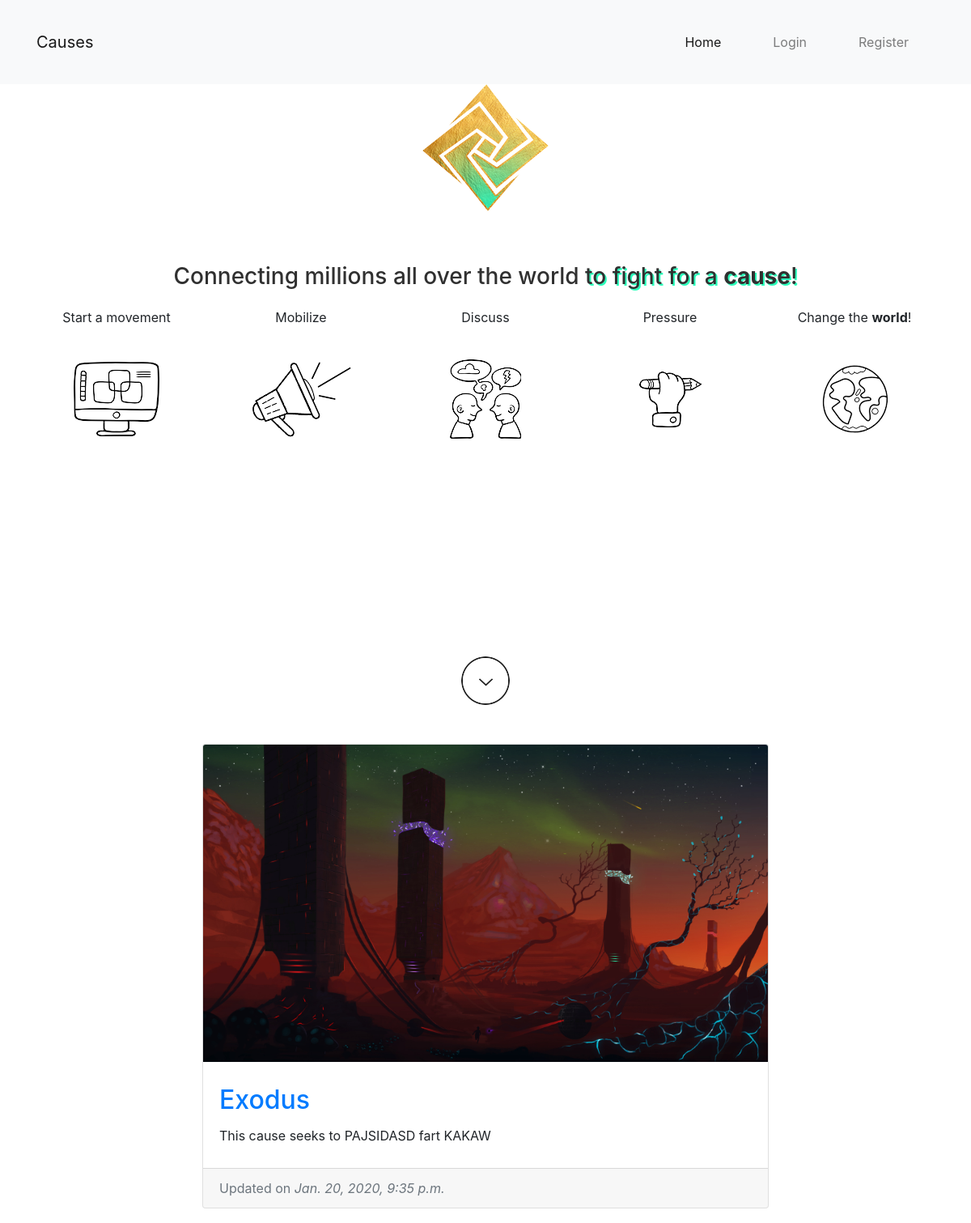
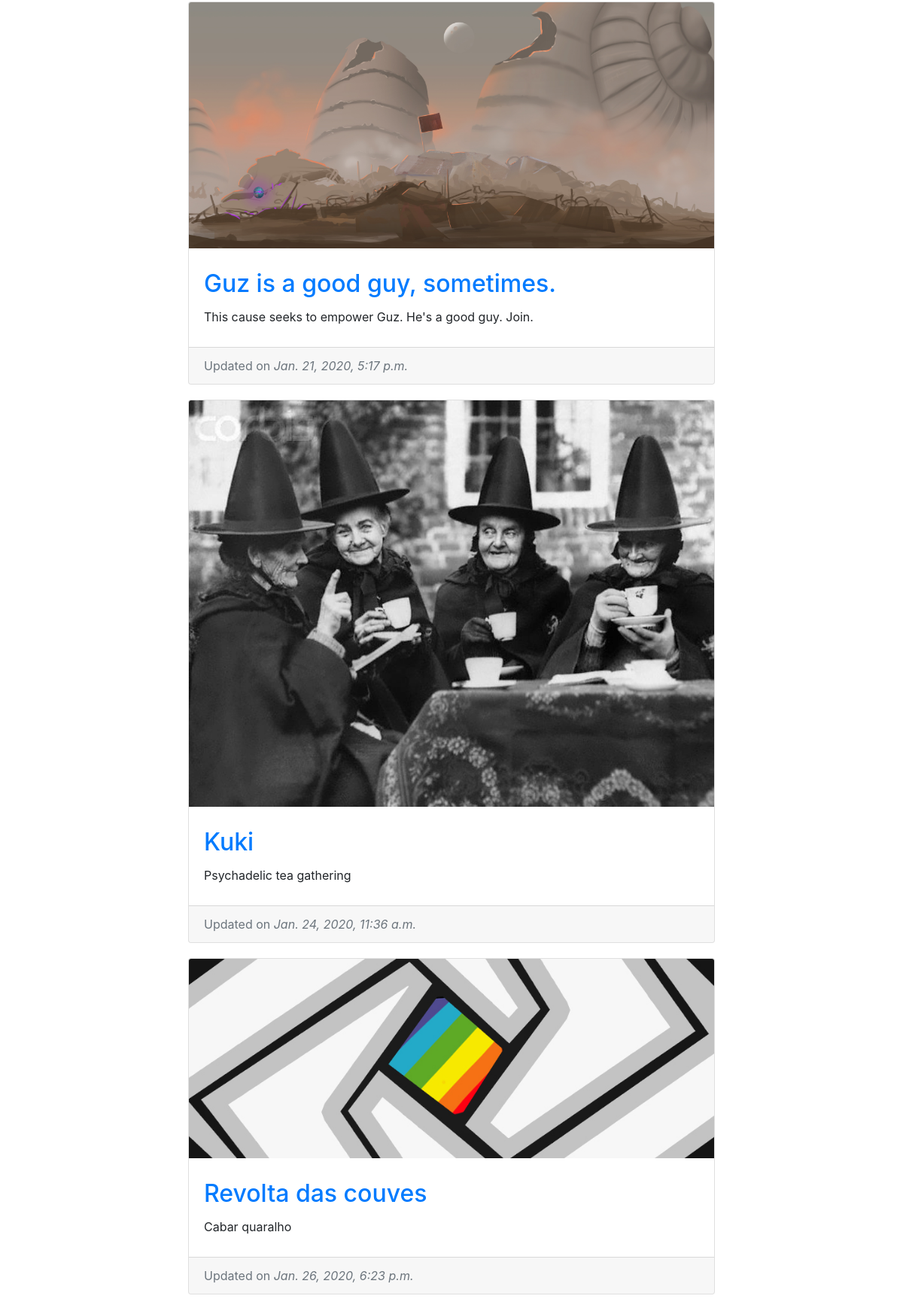
The page / (upper part) on the database its author committed (2 pictures, top to bottom).
### causes/models.py (models this page shows, shortened)
class BlogPost(models.Model):
    ENVIRONMENTAL = 'environmental'
    POLITICAL = 'political'
    EDUCATIONAL = 'educational'
    SPIRITUAL = 'spiritual'
    PHILOSOPHICAL = 'philosophical'
    OCCULT = 'occult'
    RECREATIONAL = 'recreational'
    CATEGORIES = [
        ('ENVIRONMENTAL',  ('Environmental')),
        ('POLITICAL',  ('Political')),
        ('EDUCATIONAL',  ('Educational')),
        ('SPIRITUAL',  ('Spiritual')),
        ('PHILOSOPHICAL',  ('Philosophical')),
        ('OCCULT',  ('Occult')),
        ('RECREATIONAL',  ('Recreational')),
        ]
    title = models.CharField(max_length=50, null=False, blank=False)
    body = models.TextField(max_length=5000, null=False, blank=False)
    image = models.ImageField(upload_to=upload_location, null=True, blank=True)
    date_published = models.DateTimeField(auto_now_add=True, verbose_name="date published")
    date_updated = models.DateTimeField(auto_now=True, verbose_name="date updated")
    author = models.ForeignKey(settings.AUTH_USER_MODEL, on_delete=models.CASCADE)
    likes = models.ManyToManyField(settings.AUTH_USER_MODEL, blank=True, related_name="cause_likes")
    category = models.CharField(max_length=32,choices=CATEGORIES,default='ENVIRONMENTAL', blank=False)
    slug = models.SlugField(blank=True, unique=True)

### personal/views.py (the view)
# urls.py: path('', home_screen_view, name="home"),
def home_screen_view(request, *args, **kwargs):
    context = {}
    causes_post = sorted(BlogPost.objects.all(), key=attrgetter('date_updated'))
    context['causes_post'] = causes_post
    return render(request, "personal/home.html", context)

### personal/templates/personal/home.html (shortened to what this page needs)
{% extends 'base.html' %}
{% load static %}
{% block content %}
{% if request.user.is_authenticated %}
{% else %}
    {% include 'snippets/logo.html' %}
<div class="pricing-header px-3 py-3 pt-md-5 pb-md-4 mx-auto text-center">
    <h3>Connecting millions all over the world <span class="drops">to fight for a <b>cause</b>!</span></h3>
    <a href="{% url 'must_authenticate' %}" class="btn btn-lg btn-primary">Start!</a>
</div>
<div class="container">
  <div class="card-deck mb-3 text-center">
    <div class="card mb-4 border-0">
      <div class="card-body">
        <p class="my-0 font-weight-normal">Start a movement</p>
      </div>
      <div class="card-body">
        <img class="img-fluid mx-auto d-block" src="{% static 'icon1.png' %}" alt="movement">
      </div>
    </div>
    <div class="card mb-4 border-0">
      <div class="card-body">
        <p class="my-0 font-weight-normal">Mobilize</p>
      </div>
      <div class="card-body">
        <img class="img-fluid mx-auto d-block" src="{% static 'icon2.png' %}" alt="mobilize">
      </div>
    </div>
    <div class="card mb-4 border-0">
      <div class="card-body">
        <p class="my-0 font-weight-normal">Discuss</p>
      </div>
      <div class="card-body">
        <img class="img-fluid mx-auto d-block" src="{% static 'icon.png' %}" alt="discuss">
      </div>
    </div>
          <div class="card mb-4 border-0">
      <div class="card-body">
        <p class="my-0 font-weight-normal">Pressure</p>
      </div>
      <div class="card-body">
        <img class="img-fluid mx-auto d-block" src="{% static 'icon4.png' %}" alt="pressure">
      </div>
    </div>
          <div class="card mb-4 border-0">
      <div class="card-body">
        <p class="my-0 font-weight-normal">Change the <b>world</b>!</p>
      </div>
      <div class="card-body">
        <img class="img-fluid mx-auto d-block" src="{% static 'icon5.png' %}" alt="changetheworld">
      </div>
    </div>
  </div>
            <img class="img-fluid mx-auto d-block arrow" src="{% static 'arrow.png' %}" alt="movement">
  {% endif %}
  <div> {% include 'snippets/feed.html' %}</div>
{% endblock content %}

### templates/snippets/feed.html (shortened to what this page needs)
{% load static %}
<div class="container1">
	<div class="row">
			{% if causes_post %}
				{% for post in causes_post %}
					<div class="causes-post-container">
						{% include 'causes/snippets/cause_snippet.html' with causes_post=post %}
					</div>
				{% endfor %}
			{% else %}
				<div class="causes-post-container">
					{% include 'causes/snippets/cause_snippet.html' with query=query %}
				</div>
			{% endif %}
		</div>
	</div>
</div>

### causes/templates/causes/snippets/cause_snippet.html (shortened to what this page needs)
{% if causes_post %}
<div class="container">
	<div class="row">
		<div class="card m-auto log">
			<a href="{% url 'causes:detail' post.slug %}">
				<img class="card-img-top" src="{{causes_post.image.url}}">
			</a>
			<div class="card-body mt-2 mb-2">
				<a href="{% url 'causes:detail' post.slug %}">
					<h2 class="card-title">{{causes_post.title}}</h2>
				</a>
				<p class="card-text">{{causes_post.body|safe|truncatechars:180}}</p>
			</div>
			<div class="card-footer text-muted">
				Updated on <i>{{causes_post.date_updated}}</i>
			</div>
		</div>
	</div>
</div>
{% endif %}

### personal/templates/personal/home.html (style rules this page uses)
.pricing-header { color: #303030; }
.arrow { padding: 6vh; }
.card-deck { position: relative; top: -3vh; }
.btn { margin: 5vh; color: black; border: 2px solid #2BFFBB; box-shadow: none; background-color: white; }
.drops { text-shadow: 2px 2px #2BFFBB; }

### templates/snippets/feed.html (style rules this page uses)
.causes-post-container { width: 100%; margin-bottom: 20px; }
.container1 { overflow: hidden; }
.row { overflow: hidden; }

### causes/templates/causes/snippets/cause_snippet.html (style rules this page uses)
.card { max-width: 700px; width: 100%; }
.card-body { padding: 20px; }

### rows shown on the page
BlogPost: image (picture), title "Exodus", body "This cause seeks to PAJSIDASD fart KAKAW", date_updated "Jan. 20, 2020, 9:35 p.m."
BlogPost: image (picture), title "Guz is a good guy, sometimes.", body "This cause seeks to empower Guz. He's a good guy. Join.", date_updated "Jan. 21, 2020, 5:17 p.m."
BlogPost: image (picture), title "Kuki", body "Psychadelic tea gathering", date_updated "Jan. 24, 2020, 11:36 a.m."
BlogPost: image (picture), title "Revolta das couves", body "Cabar quaralho", date_updated "Jan. 26, 2020, 6:23 p.m."
